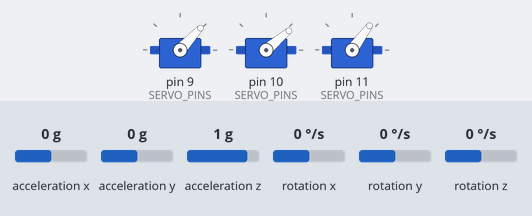
A sketch run on a simulated Arduino Uno, built with avr-gcc and run on an emulated ATmega328P. Parts: 3 × servo. The inputs (shaded band) are chosen by the test bench; at power-on: acceleration x 0 g, acceleration y 0 g, acceleration z 1 g, rotation x 0 °/s, rotation y 0 °/s, rotation z 0 °/s. What the sketch prints to the serial monitor is not drawn.

Above: at 3.2 s.
3.3 s: acceleration x set to -1.4 g
At 3.9 s:
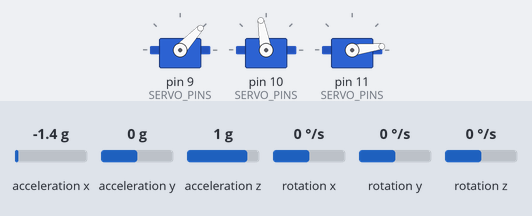
4.8 s: acceleration y set to -1.4 g
At 5.1 s:
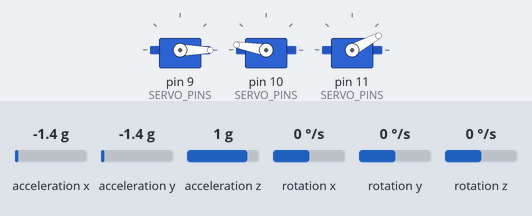
6.3 s: acceleration z set to 0.7 g
At 7.3 s:
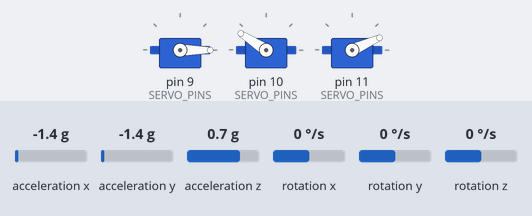
7.8 s: acceleration x set to -0.8 g
At 8.5 s:
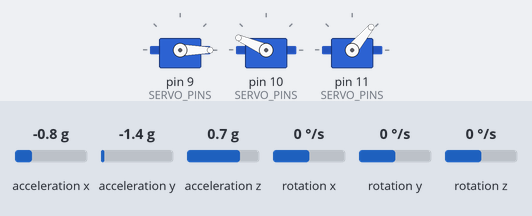
9.3 s: acceleration y set to 0 g
At 9.6 s:
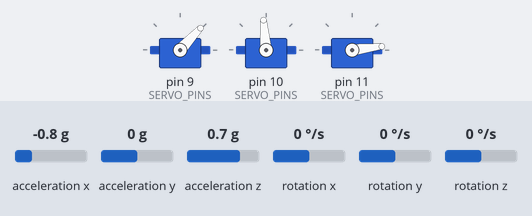
10.8 s: acceleration z set to -1.4 g
At 12.0 s:
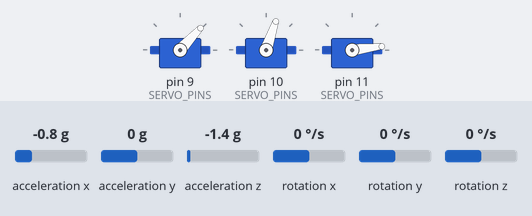
Timing chart, 0 to 13.3 s (numbered marks = the images above; inputs shaded):
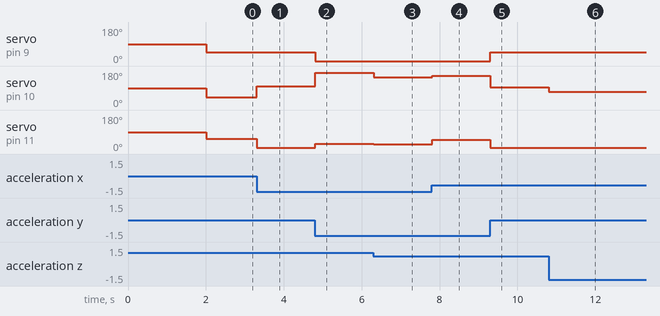

The sketch:

StewartPlatformMain.ino
```cpp
#include <Wire.h>
#include <MPU6050_light.h>
#include "StewartPlatform.h"

MPU6050 mpu(Wire);
StewartPlatform platform;
uint32_t lastMicros = 0;

void setup() {
    Serial.begin(115200);
    Wire.begin();
    Wire.setClock(Config::I2C_SPEED); // Boost I2C pour la réactivité

    if(mpu.begin() != 0) {
        Serial.println(F("Erreur MPU6050"));
        while(1);
    }

    Serial.println(F("Calibration IMU..."));
    delay(1000);
    mpu.calcOffsets();

    platform.begin();
    lastMicros = micros();
}

void loop() {
    mpu.update();

    uint32_t currentMicros = micros();
    // Boucle à haute fréquence constante
    if (currentMicros - lastMicros >= Config::UPDATE_INTERVAL_US) {
        lastMicros = currentMicros;

        // Stabilisation active : compensation des angles mesurés
        // On multiplie par un gain (ici 1.0) pour ajuster la nervosité
        float targetPitch = -mpu.getAngleY();
        float targetRoll = -mpu.getAngleX();

        Serial.print("target pitch : ");
        Serial.println (targetPitch);
        Serial.print("target roll : ");
        Serial.println(targetRoll);

        // Mise à jour instantanée des moteurs
        platform.update(targetPitch, targetRoll, Config::DEFAULT_HEIGHT);
    }
}
```

StewartPlatform.cpp
```cpp
#include "StewartPlatform.h"
#include <math.h>

StewartPlatform::StewartPlatform() {
    for(int i = 0; i < 3; i++) {
        float angle = radians(i * 120.0f + 90.0f);
        M[i] = {cosf(angle) * Config::BASE_RADIUS, sinf(angle) * Config::BASE_RADIUS, 0.0f};
        U[i] = {cosf(angle) * Config::PLATFORM_RADIUS, sinf(angle) * Config::PLATFORM_RADIUS, 0.0f};
    }
}

void StewartPlatform::begin() {
    for(int i = 0; i < 3; i++) servos[i].attach(Config::SERVO_PINS[i]);
}

void StewartPlatform::update(float pitchDeg, float rollDeg, float heave) {
    float p = radians(pitchDeg);
    float r = radians(rollDeg);

    // Calcul unique des sinus/cosinus pour tout le cycle
    float cp = cosf(p); float sp = sinf(p);
    float cr = cosf(r); float sr = sinf(r);

    // Coefficients de la matrice R
    // R[0][0]=cp, R[0][1]=sp*sr, R[1][1]=cr, R[1][2]=-sr, etc.

    for(int i = 0; i < 3; i++) {
        // Uz est nul, on ignore R_i2 * 0
        float px = cp * U[i].x + (sp * sr) * U[i].y;
        float py = cr * U[i].y;
        float pz = -sp * U[i].x + (cp * sr) * U[i].y + heave;

        // Vecteur bras Li
        float lx = px - M[i].x;
        float ly = py - M[i].y;
        float lz = pz - M[i].z;

        float Li_sq = lx*lx + ly*ly + lz*lz;
        float Li = sqrtf(Li_sq);

        // cos(alpha) = (Li² + a² - b²) / (2 * a * Li)
        float cosAlpha = (Li_sq + Config::K_AL_KASHI) / (Config::TWO_A * Li);

        // Clamp pour la stabilité numérique
        if (cosAlpha > 1.0f) cosAlpha = 1.0f;
        else if (cosAlpha < -1.0f) cosAlpha = -1.0f;

        // Conversion en angle servo et écriture directe
        servos[i].write(degrees(acosf(cosAlpha)) + Config::SERVO_OFFSETS[i]);
    }
}
```

StewartPlatform.h
```cpp
#ifndef STEWART_PLATFORM_H
#define STEWART_PLATFORM_H

#include <Arduino.h>
#include <Servo.h>
#include "Constants.h"

struct Point3D { float x, y, z; };

class StewartPlatform {
private:
    Servo servos[3];
    Point3D M[3]; // Base
    Point3D U[3]; // Plateau (coordonnées locales)

public:
    StewartPlatform();
    void begin();
    // Méthode optimisée pour le calcul matriciel
    void update(float pitchDeg, float rollDeg, float heave);
};

#endif
```

constants.h
```cpp
#ifndef CONSTANTS_H
#define CONSTANTS_H

#include <Arduino.h>

namespace Config {
    // Géométrie physique (mm)
    constexpr float BASE_RADIUS = 50.0f;     // 'd'
    constexpr float PLATFORM_RADIUS = 90.0f; // 'e'
    constexpr float SERVO_ARM = 50.0f;       // 'f'
    constexpr float TIE_ROD = 60.0f;         // 'g'
    constexpr float DEFAULT_HEIGHT = 70.0f;  // 'h'

    // Pré-calculs
    constexpr float A_SQ = SERVO_ARM * SERVO_ARM;
    constexpr float B_SQ = TIE_ROD * TIE_ROD;
    constexpr float TWO_A = 2.0f * SERVO_ARM;
    constexpr float K_AL_KASHI = A_SQ - B_SQ;


    const int SERVO_PINS[3] = {9, 10, 11};
    const int SERVO_OFFSETS[3] = {0, -7, 7};
    constexpr uint32_t I2C_SPEED = 400000;          // 400kHz pour l'IMU
    constexpr uint32_t UPDATE_INTERVAL_US = 5000;   // 5ms (200Hz) pour la réactivité
};

#endif
```

Measured:
- the behaviour switches between 0.9 and 0.8 g on acceleration z (found by bisection; images 2 and 3)
- after the input at 3.3 s, servo on pin 10 (SERVO_PINS): 40° → 100° at once; servo on pin 11 (SERVO_PINS): 54° → 7° at once
- after the input at 4.8 s, servo on pin 9 (SERVO_PINS): 47° → 0° at once; servo on pin 10 (SERVO_PINS): 100° → 170° at once; servo on pin 11 (SERVO_PINS): 7° → 28° at once
- after the input at 6.3 s, servo on pin 10 (SERVO_PINS): 170° → 147° at once; servo on pin 11 (SERVO_PINS): 28° → 24° at once
- after the input at 7.8 s, servo on pin 10 (SERVO_PINS): 147° → 156° at once; servo on pin 11 (SERVO_PINS): 24° → 50° at once
- after the input at 9.3 s, servo on pin 9 (SERVO_PINS): 0° → 47° at once; servo on pin 10 (SERVO_PINS): 156° → 95° at once; servo on pin 11 (SERVO_PINS): 50° → 7° at once
- after the input at 10.8 s, servo on pin 10 (SERVO_PINS): 95° → 71° at once
